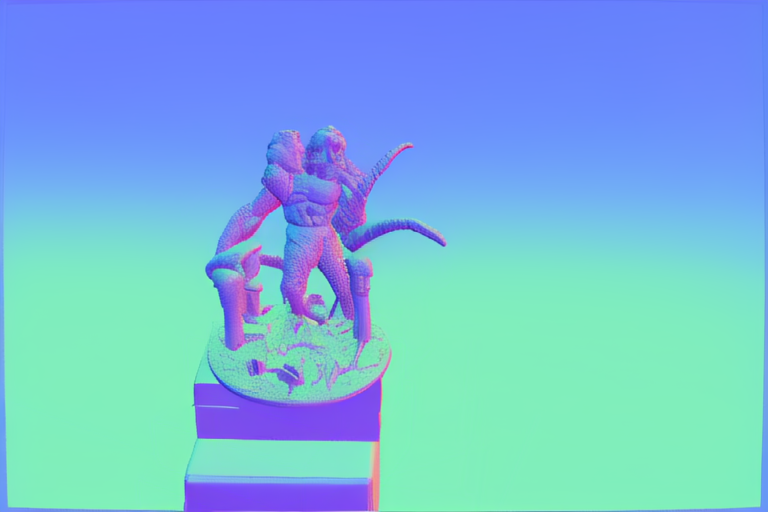
#> input picture report/diffusion-renderer.normal.png, 768 x 512 px
$ python -i image_filter.py   (imports and definitions only)   (older library calls are emulated)
#> lines starting #> are read from the running program, lines starting #| are printed output that depends on the picture
#!/usr/bin/env python3
"""
filter_frames.py — Prepare images for COLMAP / 3DGS by removing
blurry frames, exposure outliers, and near-duplicates.

When masks are supplied (COLMAP convention: <image_filename>.png), sharpness
and brightness are computed only inside the masked region — so a sharp
subject on a blurry background still scores well, and vice versa. Masks
are NEVER baked into the output images; they're only used to inform the
filtering decision (and optionally copied to --masks-out for COLMAP).

Usage examples:
    # Filter a folder of images, keep ~200 best frames
    python filter_frames.py -i raw/ -o filtered/ --target 200

    # Extract frames from video at 2 fps, then filter
    python filter_frames.py -i clip.mp4 -o filtered/ --fps 2 --target 200

    # Mask-aware scoring + sync masks to output folder
    python filter_frames.py -i raw/ -o filtered/ \\
        --masks masks/ --masks-out filtered_masks/ --target 200

    # Sync masks to output but score on the full image
    python filter_frames.py -i raw/ -o filtered/ \\
        --masks masks/ --masks-out filtered_masks/ --no-mask-scoring

    # Dry run with a per-frame CSV report — useful for tuning thresholds
    python filter_frames.py -i raw/ -o filtered/ --report scores.csv --dry-run -v
"""
import argparse
import csv
import shutil
import sys
from pathlib import Path

import cv2
import numpy as np


IMAGE_EXTS = {".jpg", ".jpeg", ".png", ".bmp", ".tif", ".tiff"}
VIDEO_EXTS = {".mp4", ".mov", ".avi", ".mkv", ".m4v", ".webm"}


# [26 lines left out: function extract_frames_from_video, not called in this run]


def score_image(path: Path, mask_path: Path | None = None,
                resize_long: int = 1024, min_mask_pixels: int = 500):
    """Return (sharpness, brightness, used_mask) for an image.

    If a mask is provided and has enough foreground pixels, sharpness and
    brightness are computed only over the masked-in region (with a small
    erosion to exclude Laplacian artifacts along the mask boundary).
    Otherwise the full image is used.

    Downscaling first makes scoring much faster on high-res inputs without
    materially changing the relative ranking.
    """
#> called with resize_long = 1024, min_mask_pixels = 500
    img = cv2.imread(str(path), cv2.IMREAD_GRAYSCALE)
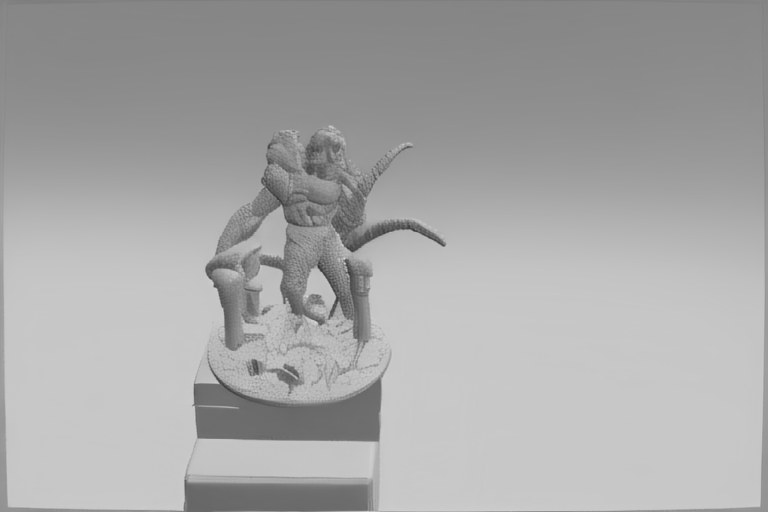
#> img: shape (512, 768); min 54, max 220, mean 167.6
    if img is None:
        return None

    mask = None
    if mask_path is not None and mask_path.exists():
        mask = cv2.imread(str(mask_path), cv2.IMREAD_GRAYSCALE)
        if mask is not None and mask.shape != img.shape:
            mask = cv2.resize(mask, (img.shape[1], img.shape[0]),
                              interpolation=cv2.INTER_NEAREST)

    # Match the same downscale to both image and mask.
    h, w = img.shape
#> h = 512; w = 768
    long_edge = max(h, w)
#> long_edge = 768
    if long_edge > resize_long > 0:
        scale = resize_long / long_edge
        new_size = (int(w * scale), int(h * scale))
        img = cv2.resize(img, new_size, interpolation=cv2.INTER_AREA)
        if mask is not None:
            mask = cv2.resize(mask, new_size, interpolation=cv2.INTER_NEAREST)

    lap = cv2.Laplacian(img, cv2.CV_64F)
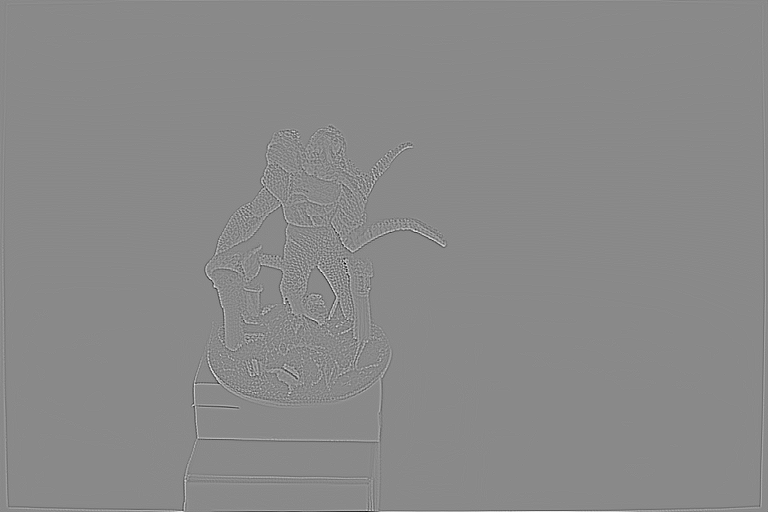
#> lap: shape (512, 768) float64; min -175, max 149, mean 0; drawn with min black and max white

    used_mask = False
    if mask is not None:
        # Erode so the Laplacian's response along the mask boundary
        # (a hard edge it would otherwise see as huge variance) is excluded.
        binary = (mask > 0).astype(np.uint8)
        kernel = np.ones((5, 5), np.uint8)
        eroded = cv2.erode(binary, kernel, iterations=1)
        if int(eroded.sum()) >= min_mask_pixels:
            sel = eroded > 0
            sharpness = float(lap[sel].var())
            brightness = float(img[sel].mean())
            used_mask = True
        else:
            # Mask too small / empty after erosion — fall back to full image.
            sharpness = float(lap.var())
            brightness = float(img.mean())
    else:
        sharpness = float(lap.var())
#> sharpness = 75.18
        brightness = float(img.mean())
#> brightness = 167.6

    return sharpness, brightness, used_mask


# [198 lines left out: function main, not called in this run]

# [2 lines not run here, left out]


>>> result = score_image('../../report/diffusion-renderer.normal.png')
#> result = (75.18, 167.6, False)
